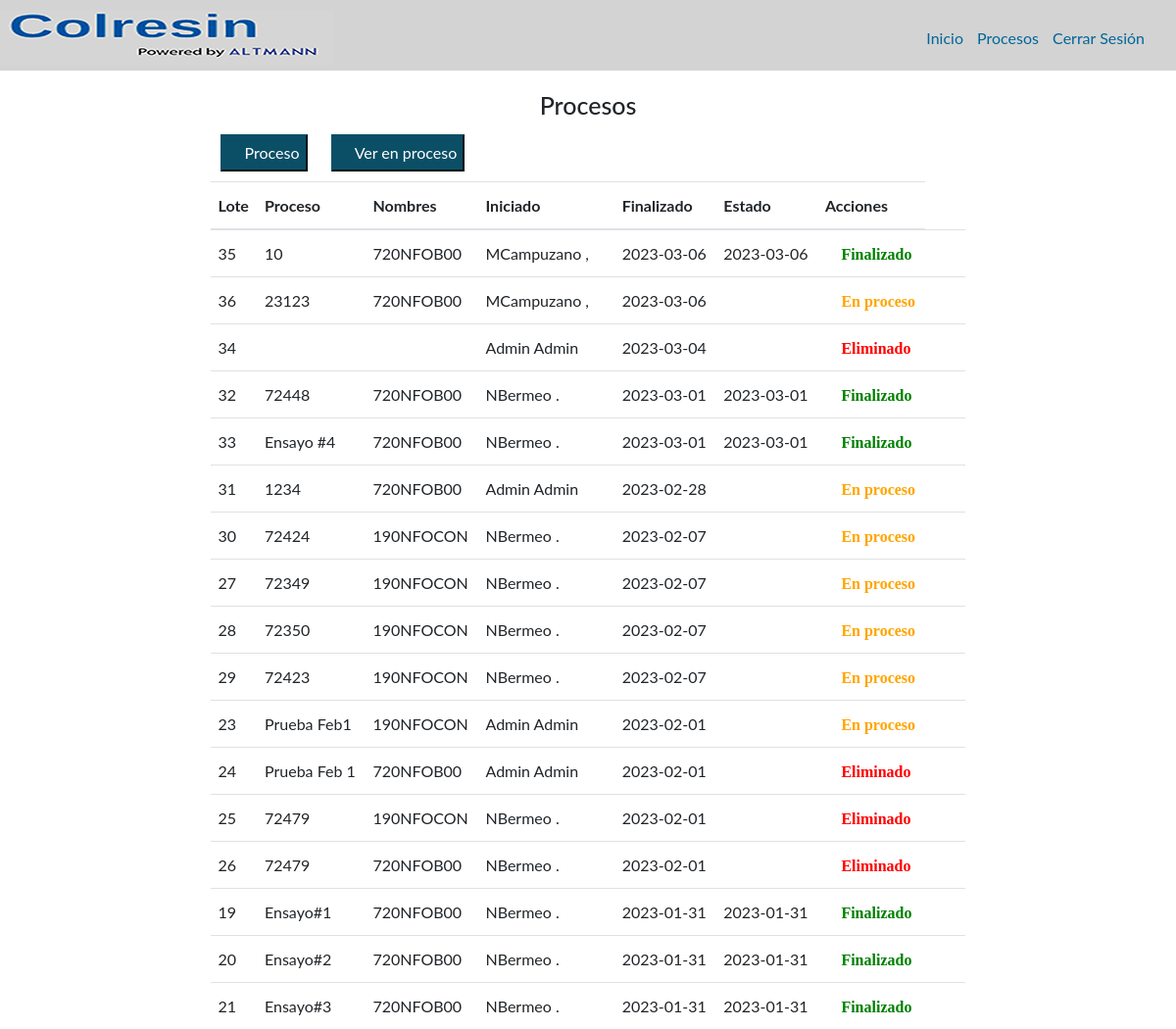
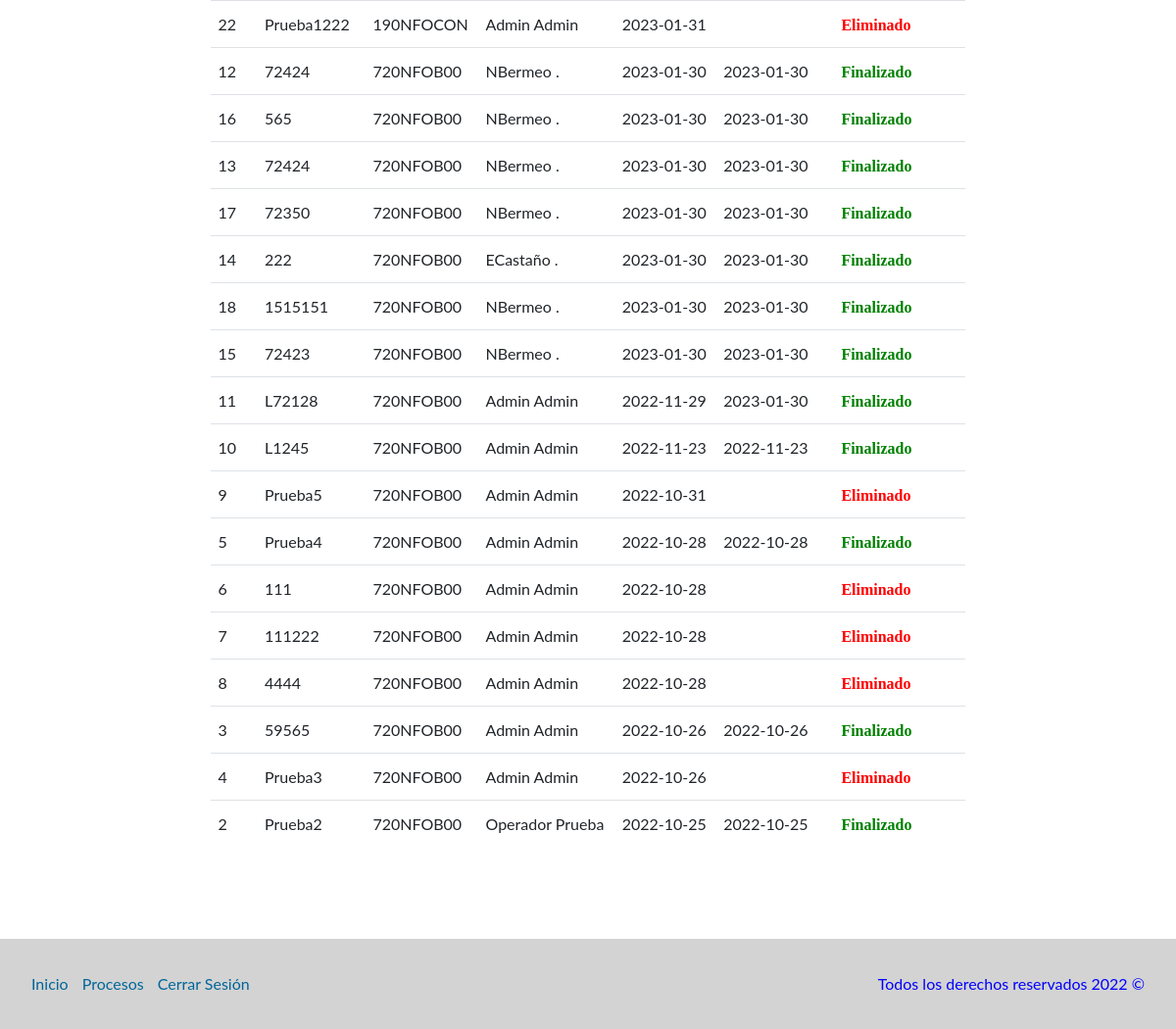
The app's page /php/procesos/procesosTodos.php (signed in) with its own data (2 pictures, top to bottom).
### tables this page shows
CREATE TABLE `procesos` (
  `IdProceso` int(11) NOT NULL,
  `NumLote` varchar(45) NOT NULL,
  `FechaInicial` date NOT NULL,
  `FechaFinal` date DEFAULT NULL,
  `HoraInicial` time NOT NULL,
  `HoraFinal` time DEFAULT NULL,
  `Estado` int(11) NOT NULL,
  `Cedula` varchar(45) NOT NULL
);

CREATE TABLE `nfo` (
  `IdProceso` int(11) NOT NULL,
  `nfo` varchar(50) NOT NULL,
  `numeroLote` varchar(50) NOT NULL,
  `MatPriFP04` varchar(2) DEFAULT NULL,
  `MatPriSeparada` varchar(2) DEFAULT NULL,
  `MateriaPrimacol` varchar(2) DEFAULT NULL,
  `ReactorLimpio` varchar(50) DEFAULT NULL,
  `HermeticidadReactor` varchar(50) DEFAULT NULL,
  `ReactorFunciona` varchar(50) DEFAULT NULL,
  `VacioFunciona` varchar(50) DEFAULT NULL,
  `VaporFunciona` varchar(50) DEFAULT NULL,
  `EnfriamientoFunciona` varchar(50) DEFAULT NULL,
  `EmisionesFunciona` varchar(50) DEFAULT NULL,
  `phsodatanque` varchar(50) DEFAULT NULL,
  `CondensadorFunciona` varchar(50) DEFAULT NULL,
  `ApruebaInicio` varchar(2) DEFAULT NULL,
  `RazonesNoAprob` varchar(200) DEFAULT NULL,
  `SeguridadNaftaleno` varchar(2) DEFAULT NULL,
  `EquipoNaftaleno` varchar(2) DEFAULT NULL,
  `EnfriamientoCerrado` varchar(2) DEFAULT NULL,
  `ValvBloqueo` varchar(2) DEFAULT NULL,
  `AbrirControlOlores` varchar(2) DEFAULT NULL,
  `Estartazos` varchar(2) DEFAULT NULL,
  `AgitadorOk` varchar(2) DEFAULT NULL,
  `ProblemaFund` varchar(2) DEFAULT NULL,
  `ProblemaFundirNaf` varchar(200) DEFAULT NULL,
  `SeguridadSulfurico` varchar(2) DEFAULT NULL,
  `EquipoSulfurico` varchar(2) DEFAULT NULL,
  `Vapor` varchar(2) DEFAULT NULL,
  `ProblemaSWFO` varchar(2) DEFAULT NULL,
  `TextoProblemaSWFO` varchar(500) DEFAULT NULL,
  `CierreControlOlores` varchar(2) DEFAULT NULL,
  `EvacuarCamisa` varchar(2) DEFAULT NULL,
  `SuministroVapor` varchar(2) DEFAULT NULL,
  `SeguridadFDO` varchar(2) DEFAULT NULL,
  `EquipoFDO` varchar(2) DEFAULT NULL,
  `LineaTierraOk` varchar(2) DEFAULT NULL,
  `BombaNeumaticaOk` varchar(2) DEFAULT NULL,
  `ConexionOk` varchar(2) DEFAULT NULL,
  `MangueraOk` varchar(2) DEFAULT NULL,
  `LineaCargaOk` varchar(2) DEFAULT NULL,
  `ValvulasCerradas` varchar(2) DEFAULT NULL,
  `CapacidadTanque` varchar(2) DEFAULT NULL,
  `ProblemaCondensacion` varchar(2) DEFAULT NULL,
  `TextoProblemaCondensacion` varchar(250) DEFAULT NULL,
  `SeguridadCSO` varchar(2) DEFAULT NULL,
  `EquipoCSO` varchar(2) DEFAULT NULL,
  `OlorFormol` varchar(2) DEFAULT NULL,
  `ph10` varchar(45) DEFAULT NULL,
  `Csc050Ajuste` varchar(45) DEFAULT NULL,
  `Stw00Ajuste` varchar(45) DEFAULT NULL,
  `ph10Fin` varchar(45) DEFAULT NULL,
  `ProductoBrillante` varchar(2) DEFAULT NULL,
  `HoraInicioLukas` time DEFAULT NULL,
  `HoraFinLukas` time DEFAULT NULL,
  `ProductoBrillante2` varchar(2) DEFAULT NULL,
  `NotificarLaboratorio` varchar(200) DEFAULT NULL,
  `SegNFO` varchar(2) DEFAULT NULL,
  `EquipoNFO` varchar(2) DEFAULT NULL,
  `AgitacionOff` varchar(2) DEFAULT NULL,
  `TalegoDescarga` varchar(2) DEFAULT NULL,
  `ResiduoTalego` varchar(2) DEFAULT NULL,
  `EnviarMuestraFinal` varchar(2) DEFAULT NULL,
  `Aspecto` varchar(100) DEFAULT NULL,
  `PorcentajeSolidos` varchar(45) DEFAULT NULL,
  `pH10Final` varchar(45) DEFAULT NULL,
  `Solubilidad10` varchar(45) DEFAULT NULL,
  `Solubilidad40` varchar(45) DEFAULT NULL,
  `Rendimiento` varchar(100) DEFAULT NULL,
  `ProcesoDif` varchar(2) DEFAULT NULL,
  `KgEnjuague` varchar(45) DEFAULT NULL,
  `KgLavado` varchar(45) DEFAULT NULL,
  `FechaMuestraLab` datetime(6) NOT NULL
);

CREATE TABLE `usuarios` (
  `IdUsuario` int(11) NOT NULL,
  `Nombre` varchar(50) NOT NULL,
  `Apellido` varchar(50) NOT NULL,
  `Cedula` varchar(50) NOT NULL,
  `CorreoElectronico` varchar(50) NOT NULL,
  `Contrasena` varchar(50) NOT NULL,
  `Estado` int(11) NOT NULL DEFAULT 1,
  `Rol` int(2) NOT NULL DEFAULT 1
);

### php/procesos/acciones.php (called while the page is built, shortened)
<?php
class procesos{
    function get_process(){
        $conex = new conection();
        $result = $conex->conex();
        $query = mysqli_query($result,'SELECT u.*, p.*, n.nfo nombreProceso FROM Procesos p INNER JOIN Usuarios u INNER JOIN NFO n ON p.cedula = u.cedula and p.IdProceso = n.IdProceso ORDER BY FechaInicial DESC');
        return $query;
    }
}

### php/procesos/procesosTodos.php (the view, shortened to what this page needs)
<?php
require_once "acciones.php";
$_process = new procesos();
$query = $_process->get_process();
$tr = '';
while ($row = $query->fetch_array(MYSQLI_BOTH)){
    $eliminar = "";
    $editar = "";
    if($row['Estado'] == 1){
        $estado = "<i class='fa fa-circle' style='color:orange;'> En proceso</i>";
        $editar   = "<a href='../formulario/editarFormulario.php?id=" . $row['IdProceso'] . "'>
                    <i class='fas fa-pen'></i>
                </a>";
    }else if($row['Estado'] == 2){
        $estado = "<i class='fa fa-circle' style='color:green;'> Finalizado</i>";
        $editar   = "<a href='../formulario/verFormulario.php?id=" . $row['IdProceso'] . "'>
                    <i class='fas fa-eye'></i>
                </a>";
    }else if($row['Estado'] == 3){
        $estado = "<i class='fa fa-circle' style='color:red;'> Eliminado</i>";
        $editar   = "<a href='../formulario/verFormulario.php?id=" . $row['IdProceso'] . "'>
                    <i class='fas fa-eye'></i>
                </a>";
    }
    $tr .=	"<tr class='rows' id='rows'>
                <td>" . $row['IdProceso'] 	. "</td>
                <td>" . $row['NumLote'] 	. "</td>
                <td>" . $row['nombreProceso'] . "</td>
                <td>" . $row['Nombre'] . " " . $row['Apellido'] ."</td>
                <td>" . $row['FechaInicial'] ."</td>
                <td>" . $row['FechaFinal'] . "</td>
                <td>" . $estado . "</td>
                <td>
                    ".$editar."
                    &nbsp;&nbsp;
                    <a href='procesos.php?id=" . $row['IdProceso'] . "'>
                    ".$eliminar."
                </a>
                </td>
            </tr>";
}
$btn        = "<button type='button' class='boton-add' onclick=\"window.location.href='../formulario/formulario.php'\"><i class='fa fa-plus-circle' aria-hidden='true'></i> Proceso</button>";
?>
<!DOCTYPE html>
<html lang="en">
<head>
    <link rel="stylesheet" href="https://maxcdn.bootstrapcdn.com/bootstrap/4.0.0/css/bootstrap.min.css">
    <link rel="stylesheet" href="../../css/styles.css">
    <link href='../../css/fontawesome.css' rel='stylesheet'>
    <link href='../../css/all.css' rel='stylesheet'>
</head>
<body>
    <header class="site-header">
        <div class="contenedor contenido-header">
            <div class="barra">
                <a href="/">
                <img src="../../img/colresin-altmann.PNG" alt="Logotipo Altmann">
                </a>
                <nav class="navegacion">
                    <a href="../inicio/index.php">Inicio</a>
                    <a href="procesos.php">Procesos</a>
                    <a href="../login/cerrarSesion.php">Cerrar Sesión</a>
                </nav>
            </div>
        </div>
    </header>
    <main class="contenedor seccion contenido-centrado">
        <h1 class="centrar-texto">Procesos</h1>
        <div class="container">
            <?php echo $btn; ?>
            <button type="button" class="boton-add" onclick="window.location.href='procesos.php'"><i class="fa fa-eye" aria-hidden="true"></i> Ver en proceso</button>
            </div>
        <div class="container">
            <table class="table table-over">
                <thead>
                    <tr>
                        <th scope="col">Lote</th>
                        <th scope="col">Proceso</th>
                        <th scope="col">Nombres</th>
                        <th scope="col">Iniciado</th>
                        <th scope="col">Finalizado</th>
                        <th scope="col">Estado</th>
                        <th scope="col">Acciones</th>
                    </tr>
                </thead>
                <tbody>
                    <?php echo $tr; ?>
                </tbody>
            </table>
        </div>
        <br>
        <br>
    </main>
    <footer class="site-footer seccion">
        <div class="contenedor contenedor-footer">
            <nav class="navegacion">
                <a href="../inicio/index.php">Inicio</a>
                <a href="procesos.php">Procesos</a>
                <a href="../login/cerrarSesion.php">Cerrar Sesión</a>
            </nav>
            <p class="copyright">Todos los derechos reservados 2022 &copy; </p>
        </div>
    </footer>
</body>
</html>

### css/styles.css (style rules this page uses)
html { box-sizing: border-box; font-size: 62.5%; }
*, *::before, *::after { box-sizing: inherit; }
body { font-family: 'Lato', sans-serif; font-size: 1.6rem; line-height: 2; }
img { max-width: 100%; }
.contenedor { max-width: 768rem; margin: 0 auto; }
.seccion { margin-top: 2rem; margin-bottom: 2rem; }
.centrar-texto { text-align: center; }
.contenido-centrado { max-width: 800px; }
.boton-add { margin: 1rem; color: #fff; background-color: #0b4f66 !important; border-color: #0b4f66 !important; }
.site-header { background-color: #d3d3d3; padding: 0.5rem 0 0.5rem 0; border: #333333; }
.contenido-header { height: 100%; display: flex; flex-direction: column; justify-content: space-between; }
.barra { display: flex; justify-content: space-between; align-items: center; padding-top: 0.5rem; }
.navegacion { margin-right: 2em !important; margin-left: 2em !important; }
.navegacion a { color: #006699; text-decoration: none; font-size: 1.6rem; margin-right: 1rem; }
.navegacion a:last-of-type { margin-right: 0; }
.site-footer { background-color: #d3d3d3; margin: 0; }
.contenedor-footer { padding: 3rem 0; display: flex; justify-content: space-between; align-content: center; }
.copyright { margin: 0; color: #0000ff; margin-right: 2em !important; }
main { align-content: center; ; }

### css/all.css (style rules this page uses)
.fa, .fas, .far, .fal, .fad, .fab { -moz-osx-font-smoothing: grayscale; -webkit-font-smoothing: antialiased; display: inline-block; font-style: normal; font-variant: normal; text-rendering: auto; line-height: 1; }
.fa-circle:before { content: "\f111"; }
.fa-eye:before { content: "\f06e"; }
.fa-pen:before { content: "\f304"; }
.fa-plus-circle:before { content: "\f055"; }
.fa, .fas { font-family: 'Font Awesome 5 Free'; font-weight: 900; }

### records on screen
procesos: IdProceso "35", NumLote "10", nfo.nfo "720NFOB00", usuarios.Nombre "MCampuzano", usuarios.Apellido ",", FechaInicial "2023-03-06", FechaFinal "2023-03-06", Estado "Finalizado"
procesos: IdProceso "36", NumLote "23123", nfo.nfo "720NFOB00", usuarios.Nombre "MCampuzano", usuarios.Apellido ",", FechaInicial "2023-03-06", Estado "En proceso"
procesos: IdProceso "34", usuarios.Nombre "Admin", usuarios.Apellido "Admin", FechaInicial "2023-03-04", Estado "Eliminado"
procesos: IdProceso "32", NumLote "72448", nfo.nfo "720NFOB00", usuarios.Nombre "NBermeo", usuarios.Apellido ".", FechaInicial "2023-03-01", FechaFinal "2023-03-01", Estado "Finalizado"
procesos: IdProceso "33", NumLote "Ensayo #4", nfo.nfo "720NFOB00", usuarios.Nombre "NBermeo", usuarios.Apellido ".", FechaInicial "2023-03-01", FechaFinal "2023-03-01", Estado "Finalizado"
procesos: IdProceso "31", NumLote "1234", nfo.nfo "720NFOB00", usuarios.Nombre "Admin", usuarios.Apellido "Admin", FechaInicial "2023-02-28", Estado "En proceso"
procesos: IdProceso "30", NumLote "72424", nfo.nfo "190NFOCON", usuarios.Nombre "NBermeo", usuarios.Apellido ".", FechaInicial "2023-02-07", Estado "En proceso"
procesos: IdProceso "27", NumLote "72349", nfo.nfo "190NFOCON", usuarios.Nombre "NBermeo", usuarios.Apellido ".", FechaInicial "2023-02-07", Estado "En proceso"
procesos: IdProceso "28", NumLote "72350", nfo.nfo "190NFOCON", usuarios.Nombre "NBermeo", usuarios.Apellido ".", FechaInicial "2023-02-07", Estado "En proceso"
procesos: IdProceso "29", NumLote "72423", nfo.nfo "190NFOCON", usuarios.Nombre "NBermeo", usuarios.Apellido ".", FechaInicial "2023-02-07", Estado "En proceso"
procesos: IdProceso "23", NumLote "Prueba Feb1", nfo.nfo "190NFOCON", usuarios.Nombre "Admin", usuarios.Apellido "Admin", FechaInicial "2023-02-01", Estado "En proceso"
procesos: IdProceso "24", NumLote "Prueba Feb 1", nfo.nfo "720NFOB00", usuarios.Nombre "Admin", usuarios.Apellido "Admin", FechaInicial "2023-02-01", Estado "Eliminado"
procesos: IdProceso "25", NumLote "72479", nfo.nfo "190NFOCON", usuarios.Nombre "NBermeo", usuarios.Apellido ".", FechaInicial "2023-02-01", Estado "Eliminado"
procesos: IdProceso "26", NumLote "72479", nfo.nfo "720NFOB00", usuarios.Nombre "NBermeo", usuarios.Apellido ".", FechaInicial "2023-02-01", Estado "Eliminado"
procesos: IdProceso "19", NumLote "Ensayo#1", nfo.nfo "720NFOB00", usuarios.Nombre "NBermeo", usuarios.Apellido ".", FechaInicial "2023-01-31", FechaFinal "2023-01-31", Estado "Finalizado"
procesos: IdProceso "20", NumLote "Ensayo#2", nfo.nfo "720NFOB00", usuarios.Nombre "NBermeo", usuarios.Apellido ".", FechaInicial "2023-01-31", FechaFinal "2023-01-31", Estado "Finalizado"
procesos: IdProceso "21", NumLote "Ensayo#3", nfo.nfo "720NFOB00", usuarios.Nombre "NBermeo", usuarios.Apellido ".", FechaInicial "2023-01-31", FechaFinal "2023-01-31", Estado "Finalizado"
procesos: IdProceso "22", NumLote "Prueba1222", nfo.nfo "190NFOCON", usuarios.Nombre "Admin", usuarios.Apellido "Admin", FechaInicial "2023-01-31", Estado "Eliminado"
procesos: IdProceso "12", NumLote "72424", nfo.nfo "720NFOB00", usuarios.Nombre "NBermeo", usuarios.Apellido ".", FechaInicial "2023-01-30", FechaFinal "2023-01-30", Estado "Finalizado"
procesos: IdProceso "16", NumLote "565", nfo.nfo "720NFOB00", usuarios.Nombre "NBermeo", usuarios.Apellido ".", FechaInicial "2023-01-30", FechaFinal "2023-01-30", Estado "Finalizado"
procesos: IdProceso "13", NumLote "72424", nfo.nfo "720NFOB00", usuarios.Nombre "NBermeo", usuarios.Apellido ".", FechaInicial "2023-01-30", FechaFinal "2023-01-30", Estado "Finalizado"
procesos: IdProceso "17", NumLote "72350", nfo.nfo "720NFOB00", usuarios.Nombre "NBermeo", usuarios.Apellido ".", FechaInicial "2023-01-30", FechaFinal "2023-01-30", Estado "Finalizado"
procesos: IdProceso "14", NumLote "222", nfo.nfo "720NFOB00", usuarios.Nombre "ECastaño", usuarios.Apellido ".", FechaInicial "2023-01-30", FechaFinal "2023-01-30", Estado "Finalizado"
procesos: IdProceso "18", NumLote "1515151", nfo.nfo "720NFOB00", usuarios.Nombre "NBermeo", usuarios.Apellido ".", FechaInicial "2023-01-30", FechaFinal "2023-01-30", Estado "Finalizado"
procesos: IdProceso "15", NumLote "72423", nfo.nfo "720NFOB00", usuarios.Nombre "NBermeo", usuarios.Apellido ".", FechaInicial "2023-01-30", FechaFinal "2023-01-30", Estado "Finalizado"
procesos: IdProceso "11", NumLote "L72128", nfo.nfo "720NFOB00", usuarios.Nombre "Admin", usuarios.Apellido "Admin", FechaInicial "2022-11-29", FechaFinal "2023-01-30", Estado "Finalizado"
procesos: IdProceso "10", NumLote "L1245", nfo.nfo "720NFOB00", usuarios.Nombre "Admin", usuarios.Apellido "Admin", FechaInicial "2022-11-23", FechaFinal "2022-11-23", Estado "Finalizado"
procesos: IdProceso "9", NumLote "Prueba5", nfo.nfo "720NFOB00", usuarios.Nombre "Admin", usuarios.Apellido "Admin", FechaInicial "2022-10-31", Estado "Eliminado"
procesos: IdProceso "5", NumLote "Prueba4", nfo.nfo "720NFOB00", usuarios.Nombre "Admin", usuarios.Apellido "Admin", FechaInicial "2022-10-28", FechaFinal "2022-10-28", Estado "Finalizado"
procesos: IdProceso "6", NumLote "111", nfo.nfo "720NFOB00", usuarios.Nombre "Admin", usuarios.Apellido "Admin", FechaInicial "2022-10-28", Estado "Eliminado"
procesos: IdProceso "7", NumLote "111222", nfo.nfo "720NFOB00", usuarios.Nombre "Admin", usuarios.Apellido "Admin", FechaInicial "2022-10-28", Estado "Eliminado"
procesos: IdProceso "8", NumLote "4444", nfo.nfo "720NFOB00", usuarios.Nombre "Admin", usuarios.Apellido "Admin", FechaInicial "2022-10-28", Estado "Eliminado"
procesos: IdProceso "3", NumLote "59565", nfo.nfo "720NFOB00", usuarios.Nombre "Admin", usuarios.Apellido "Admin", FechaInicial "2022-10-26", FechaFinal "2022-10-26", Estado "Finalizado"
procesos: IdProceso "4", NumLote "Prueba3", nfo.nfo "720NFOB00", usuarios.Nombre "Admin", usuarios.Apellido "Admin", FechaInicial "2022-10-26", Estado "Eliminado"
procesos: IdProceso "2", NumLote "Prueba2", nfo.nfo "720NFOB00", usuarios.Nombre "Operador", usuarios.Apellido "Prueba", FechaInicial "2022-10-25", FechaFinal "2022-10-25", Estado "Finalizado"
